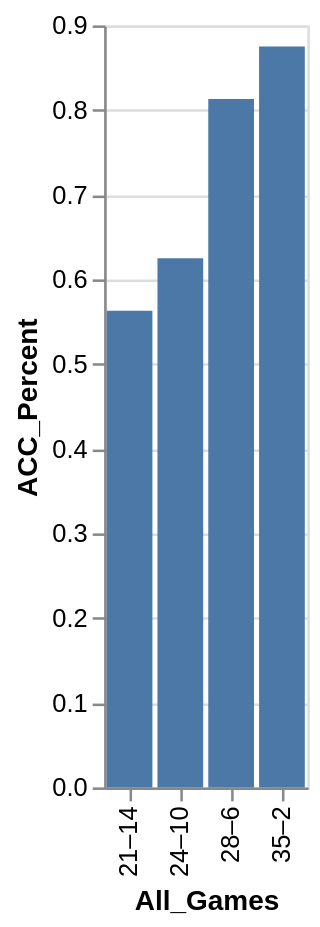

Here is the Vega-Lite specification saved for this chart:
### Vega-Lite specification from a JSON file in a GitHub repository (floating-point values rounded to 4 significant figures)
{"data": {"values": [{"x_data": "21–14", "y_data": 0.563}, {"x_data": "24–10", "y_data": 0.625}, {"x_data": "28–6", "y_data": 0.813}, {"x_data": "35–2", "y_data": 0.875}]}, "mark": "bar", "encoding": {"x": {"field": "x_data", "type": "nominal", "title": "All_Games", "sort": {"op": "sum", "field": "y_data", "order": "ascending"}}, "y": {"field": "y_data", "type": "quantitative", "title": "ACC_Percent"}}}
